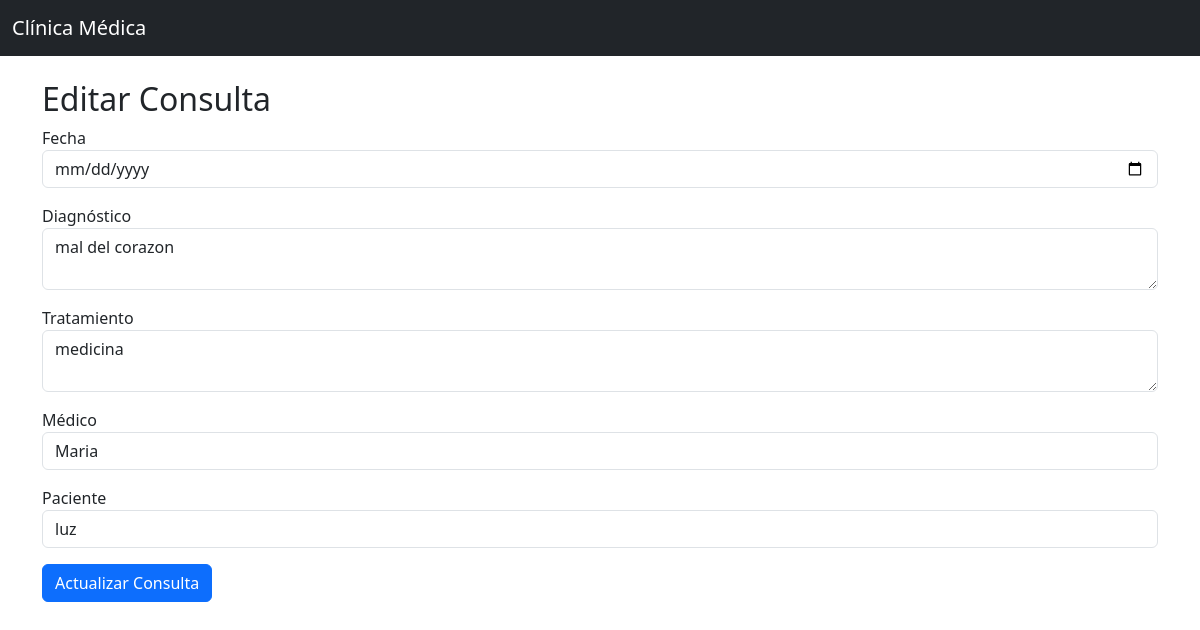
Screenshot of /consultas/editar/1 with the database file from the repository.
### app/models/consulta.py (models this page shows)
class Consulta(db.Model):
    __tablename__ = 'consultas'
    id_consulta = db.Column(db.Integer, primary_key=True)
    fecha = db.Column(db.DateTime, default=datetime.utcnow)
    diagnostico = db.Column(db.Text, nullable=False)
    tratamiento = db.Column(db.Text, nullable=False)
    id_medico = db.Column(
        db.Integer,
        db.ForeignKey('medicos.id_medico')
    )
    id_paciente = db.Column(
        db.Integer,
        db.ForeignKey('pacientes.id_paciente')
    )

### app/models/medico.py (models this page shows)
class Medico(db.Model):
    __tablename__ = 'medicos'
    id_medico = db.Column(db.Integer, primary_key=True)
    nombre = db.Column(db.String(100), nullable=False)
    especialidad = db.Column(db.String(100), nullable=False)
    telefono = db.Column(db.String(20))
    correo = db.Column(db.String(100))
    consultas = db.relationship('Consulta', backref='medico', lazy=True)

### app/models/paciente.py (models this page shows)
class Paciente(db.Model):
    __tablename__ = 'pacientes'
    id_paciente = db.Column(db.Integer, primary_key=True)
    nombre = db.Column(db.String(100), nullable=False)
    edad = db.Column(db.Integer, nullable=False)
    direccion = db.Column(db.String(200), nullable=False)
    telefono = db.Column(db.String(20))
    consultas = db.relationship('Consulta', backref='paciente', lazy=True)

### app/controllers/consulta_controller.py (the view, shortened to what this page needs)
@consulta_bp.route('/editar/<int:id>', methods=['GET', 'POST'])
def editar(id):
    consulta = Consulta.query.get_or_404(id)
    medicos = Medico.query.all()
    pacientes = Paciente.query.all()
    return render_template(
        'consultas/editar.html',
        consulta=consulta,
        medicos=medicos,
        pacientes=pacientes
    )

### app/templates/consultas/editar.html
{% extends 'base.html' %}
{% block content %}
<h2>Editar Consulta</h2>
<form method="POST">
    <div class="mb-3">
        <label>Fecha</label>
        <input type="date" name="fecha" value="{{ consulta.fecha }}" class="form-control" required>
    </div>
    <div class="mb-3">
        <label>Diagnóstico</label>
        <textarea name="diagnostico" class="form-control" required>{{ consulta.diagnostico }}</textarea>
    </div>
    <div class="mb-3">
        <label>Tratamiento</label>
        <textarea name="tratamiento" class="form-control" required>{{ consulta.tratamiento }}</textarea>
    </div>
    <div class="mb-3">
        <label>Médico</label>
        <select name="id_medico" class="form-control" required>
            {% for m in medicos %}
            <option value="{{ m.id_medico }}"
            {% if consulta.id_medico == m.id_medico %}
                selected
            {% endif %}>
                {{ m.nombre }}
            </option>
            {% endfor %}
        </select>
    </div>
    <div class="mb-3">
        <label>Paciente</label>
        <select name="id_paciente" class="form-control" required>
            {% for p in pacientes %}
            <option value="{{ p.id_paciente }}" {% if consulta.id_paciente == p.id_paciente %} selected
            {% endif %}>
                {{ p.nombre }}
            </option>
            {% endfor %}
        </select>
    </div>
    <button class="btn btn-primary">
        Actualizar Consulta
    </button>
</form>
{% endblock %}

### rows the page displays
Consulta: diagnostico "mal del corazon", tratamiento "medicina", id_medico "Maria", id_paciente "luz"
